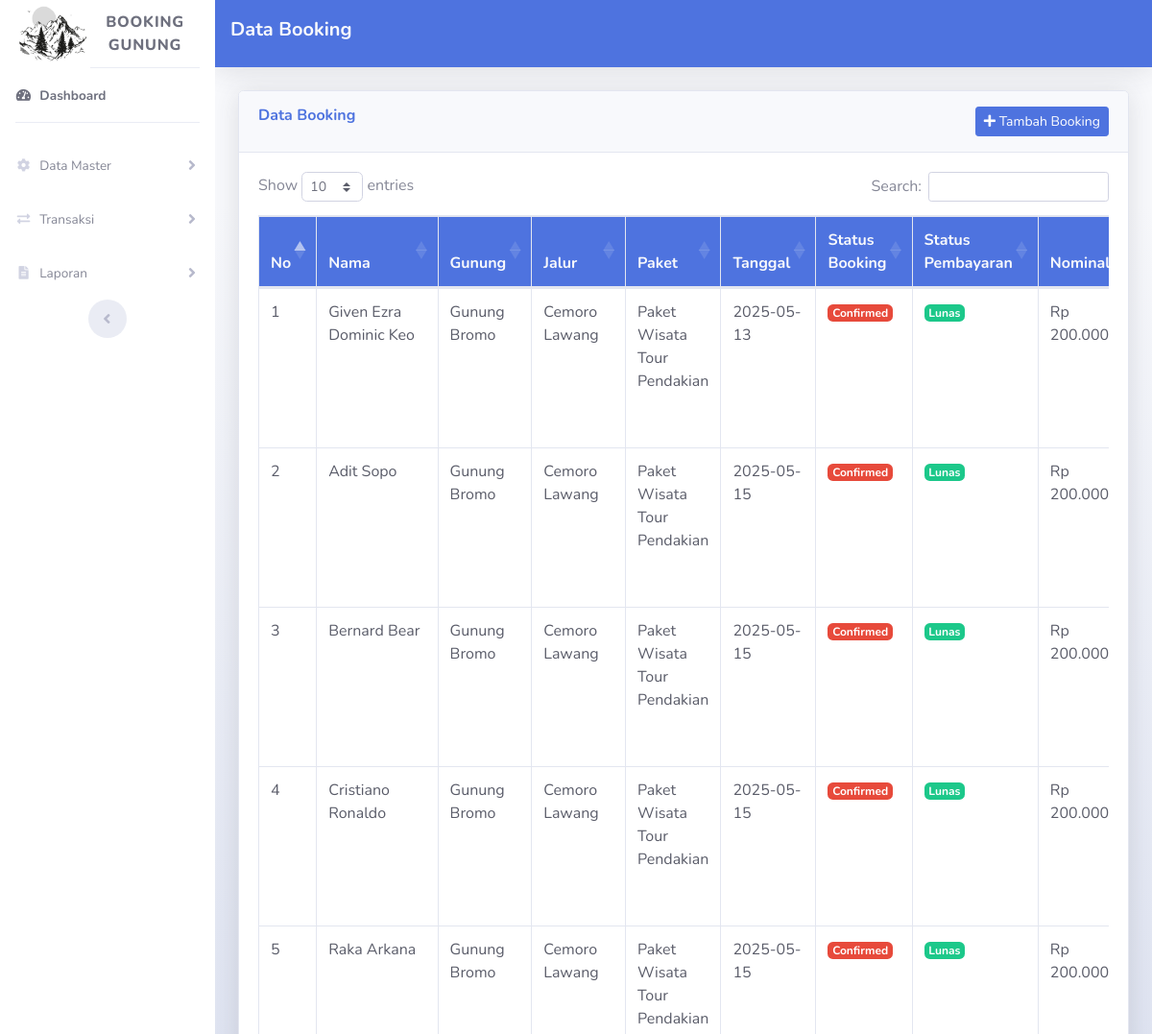
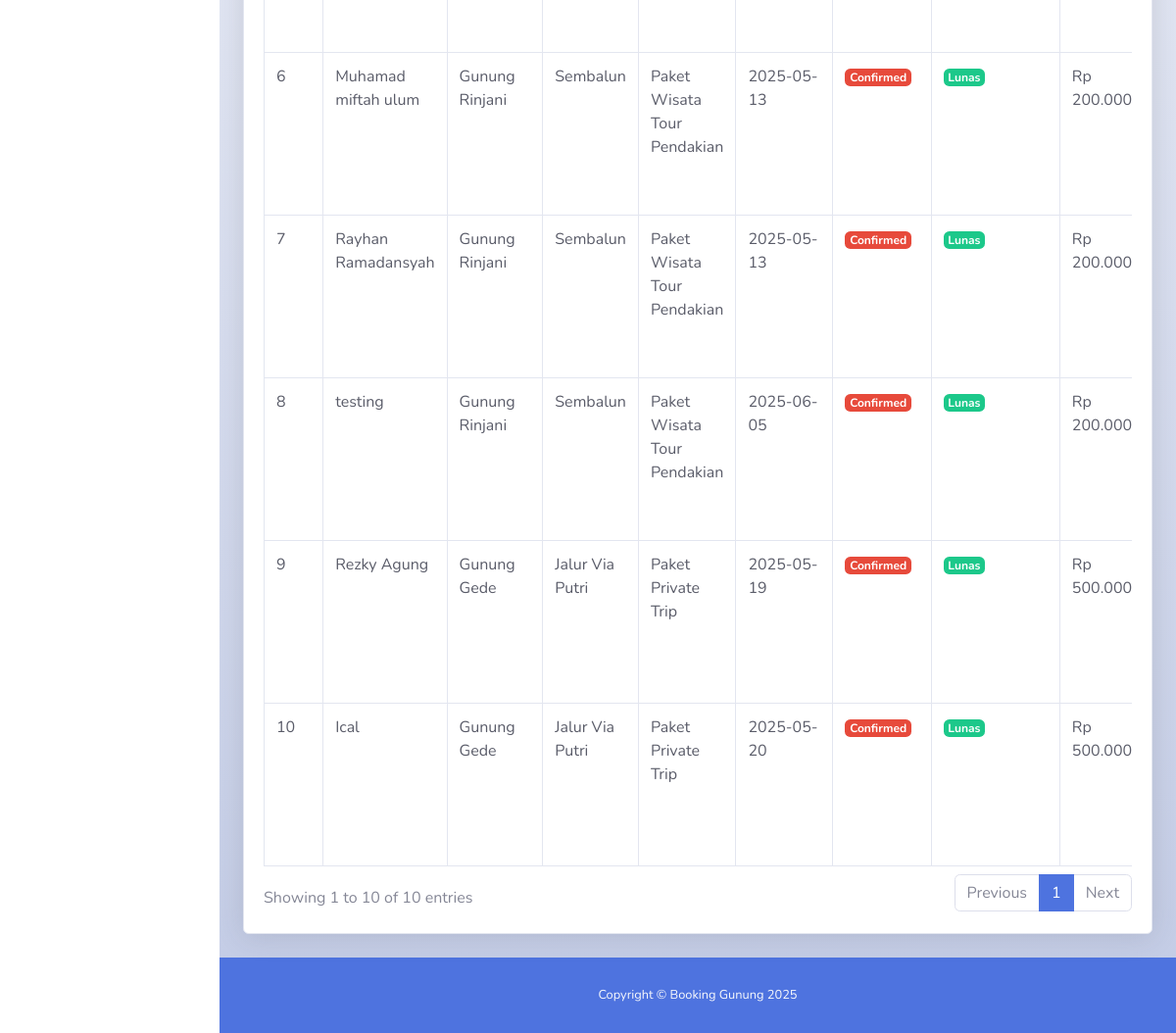
Page /data-master/daftar_transaksi.php (signed in) on the committed database (2 pictures, top to bottom).
### tables this page shows
CREATE TABLE `booking` (
  `id_booking` int(11) NOT NULL,
  `nama_pemesan` varchar(100) NOT NULL,
  `id_gunung` int(11) NOT NULL,
  `id_jalur` int(11) NOT NULL,
  `id_paket` int(11) NOT NULL,
  `tanggal_booking` date NOT NULL,
  `status` enum('Pending','Confirmed','Canceled') DEFAULT 'Pending',
  `nominal` int(11) NOT NULL,
  `created_at` timestamp NOT NULL DEFAULT current_timestamp(),
  `jumlah_orang` int(11) NOT NULL DEFAULT 1,
  `is_entered` tinyint(1) NOT NULL DEFAULT 0
);

CREATE TABLE `gunung` (
  `id` int(11) NOT NULL,
  `nama_gunung` varchar(100) NOT NULL,
  `lokasi` varchar(255) NOT NULL,
  `deskripsi` text DEFAULT NULL,
  `foto` varchar(255) DEFAULT NULL,
  `status` enum('active','inactive') DEFAULT 'active',
  `created_at` timestamp NOT NULL DEFAULT current_timestamp()
);

CREATE TABLE `jalur` (
  `id` int(11) NOT NULL,
  `id_gunung` int(11) NOT NULL,
  `nama_jalur` varchar(100) NOT NULL,
  `deskripsi` text DEFAULT NULL,
  `status` enum('aktif','nonaktif') DEFAULT 'aktif',
  `created_at` timestamp NOT NULL DEFAULT current_timestamp()
);

CREATE TABLE `paket` (
  `id` int(11) NOT NULL,
  `id_gunung` int(11) NOT NULL,
  `nama_paket` varchar(100) NOT NULL,
  `durasi_hari` int(11) NOT NULL,
  `harga` int(255) NOT NULL,
  `fasilitas` text DEFAULT NULL,
  `status` enum('aktif','nonaktif') DEFAULT 'aktif',
  `created_at` timestamp NOT NULL DEFAULT current_timestamp()
);

CREATE TABLE `payments` (
  `id` int(11) NOT NULL,
  `booking_id` int(11) NOT NULL,
  `payment_date` date NOT NULL,
  `amount` decimal(15,2) NOT NULL,
  `payment_method_id` int(11) NOT NULL,
  `payment_status` enum('Lunas','Belum Lunas','Pending') NOT NULL,
  `confirmation_date` datetime DEFAULT NULL,
  `notes` text DEFAULT NULL,
  `created_at` timestamp NOT NULL DEFAULT current_timestamp()
);

### data-master/daftar_transaksi.php (the view, shortened to what this page needs)
<?php
include '../config/koneksi.php';
?>
<!DOCTYPE html>
<html lang="en">
<head>
  <link href="../vendor/fontawesome-free/css/all.min.css" rel="stylesheet" type="text/css">
  <link href="../css/sb-admin-2.min.css" rel="stylesheet">
  <link href="https://cdn.datatables.net/1.10.20/css/dataTables.bootstrap4.min.css" rel="stylesheet">
</head>
<body id="page-top">
  <div id="wrapper">
    <?php include "side_bar.php"; ?>
    <div id="content-wrapper" class="d-flex flex-column bg-gradient-light">
      <div id="content">
        <nav class="navbar navbar-expand navbar-dark bg-primary topbar mb-4 static-top shadow">
          <h5 class="text-light font-weight-bold">Data Booking</h5>
        </nav>
        <div class="container-fluid">
          <div class="card shadow mb-4">
            <div class="card-header py-3 d-flex justify-content-between">
              <h6 class="m-0 font-weight-bold text-primary">Data Booking</h6>
              <a href="tambah-booking/booking_tambah.php" class="btn btn-sm btn-primary">
                <i class="fas fa-plus"></i> Tambah Booking
              </a>
            </div>
            <div class="card-body">
              <div class="table-responsive">
              <table class="table table-bordered" id="dataTable" width="100%" cellspacing="0">
              <thead class="bg-primary text-light align-content-center">
                <tr class="">
                  <th>No</th>
                  <th>Nama</th>
                  <th>Gunung</th>
                  <th>Jalur</th>
                  <th>Paket</th>
                  <th>Tanggal</th>
                  <th>Status Booking</th>
                  <th>Status Pembayaran</th>
                  <th>Nominal</th>
                </tr>
              </thead>
              <tbody>
                <?php
                $no = 1;
                $query = mysqli_query($conn, "SELECT booking.*, gunung.nama_gunung, jalur.nama_jalur, paket.nama_paket,
                                              payments.payment_status, payment_methods.method_name
                                              FROM booking
                                              JOIN gunung ON booking.id_gunung = gunung.id
                                              JOIN jalur ON booking.id_jalur = jalur.id
                                              JOIN paket ON booking.id_paket = paket.id
                                              LEFT JOIN payments ON booking.id_booking = payments.booking_id
                                              LEFT JOIN payment_methods ON payments.payment_method_id = payment_methods.id");
                while ($row = mysqli_fetch_assoc($query)) {
                ?>
                  <tr class="text-dark">
                    <td><?= $no++; ?></td>
                    <td><?= htmlspecialchars($row['nama_pemesan']); ?></td>
                    <td><?= htmlspecialchars($row['nama_gunung']); ?></td>
                    <td><?= htmlspecialchars($row['nama_jalur']); ?></td>
                    <td><?= htmlspecialchars($row['nama_paket']); ?></td>
                    <td><?= htmlspecialchars($row['tanggal_booking']); ?></td>
                    <td>
                      <?php if ($row['status'] == 'approved') : ?>
                        <span class="badge badge-success">Approved</span>
                      <?php elseif ($row['status'] == 'pending') : ?>
                        <span class="badge badge-warning">Pending</span>
                      <?php else : ?>
                        <span class="badge badge-danger"><?= htmlspecialchars($row['status']); ?></span>
                      <?php endif; ?>
                    </td>
                    <td>
                      <?php if ($row['payment_status'] == 'Lunas') : ?>
                        <span class="badge badge-success"><?= htmlspecialchars($row['payment_status']); ?></span>
                      <?php elseif ($row['payment_status'] == 'Belum Lunas') : ?>
                        <span class="badge badge-danger"><?= htmlspecialchars($row['payment_status']); ?></span>
                      <?php elseif ($row['payment_status'] == 'Pending') : ?>
                        <span class="badge badge-warning"><?= htmlspecialchars($row['payment_status']); ?></span>
                      <?php else : ?>
                        <span class="badge badge-secondary">Belum Dibayar</span>
                      <?php endif; ?>
                    </td>
                    <td>Rp <?= number_format($row['nominal'], 0, ',', '.'); ?></td>
                  </tr>
                <?php } ?>
              </tbody>
              </table>
              </div>
            </div>
          </div>
        </div>
      </div>
      <?php if (file_exists("footer.php")) include "footer.php"; ?>
    </div>
  </div>
</body>
</html>

### rows in the picture
booking: nama_pemesan "Given Ezra Dominic Keo", id_gunung.nama_gunung "Gunung Bromo", id_jalur.nama_jalur "Cemoro Lawang", id_paket.nama_paket "Paket Wisata Tour Pendakian", tanggal_booking "2025-05-13", status "Confirmed", payments.payment_status "Lunas", nominal "200.000"
booking: nama_pemesan "Adit Sopo", id_gunung.nama_gunung "Gunung Bromo", id_jalur.nama_jalur "Cemoro Lawang", id_paket.nama_paket "Paket Wisata Tour Pendakian", tanggal_booking "2025-05-15", status "Confirmed", payments.payment_status "Lunas", nominal "200.000"
booking: nama_pemesan "Bernard Bear", id_gunung.nama_gunung "Gunung Bromo", id_jalur.nama_jalur "Cemoro Lawang", id_paket.nama_paket "Paket Wisata Tour Pendakian", tanggal_booking "2025-05-15", status "Confirmed", payments.payment_status "Lunas", nominal "200.000"
booking: nama_pemesan "Cristiano Ronaldo", id_gunung.nama_gunung "Gunung Bromo", id_jalur.nama_jalur "Cemoro Lawang", id_paket.nama_paket "Paket Wisata Tour Pendakian", tanggal_booking "2025-05-15", status "Confirmed", payments.payment_status "Lunas", nominal "200.000"
booking: nama_pemesan "Raka Arkana", id_gunung.nama_gunung "Gunung Bromo", id_jalur.nama_jalur "Cemoro Lawang", id_paket.nama_paket "Paket Wisata Tour Pendakian", tanggal_booking "2025-05-15", status "Confirmed", payments.payment_status "Lunas", nominal "200.000"
booking: nama_pemesan "Muhamad miftah ulum", id_gunung.nama_gunung "Gunung Rinjani", id_jalur.nama_jalur "Sembalun", id_paket.nama_paket "Paket Wisata Tour Pendakian", tanggal_booking "2025-05-13", status "Confirmed", payments.payment_status "Lunas", nominal "200.000"
booking: nama_pemesan "Rayhan Ramadansyah", id_gunung.nama_gunung "Gunung Rinjani", id_jalur.nama_jalur "Sembalun", id_paket.nama_paket "Paket Wisata Tour Pendakian", tanggal_booking "2025-05-13", status "Confirmed", payments.payment_status "Lunas", nominal "200.000"
booking: nama_pemesan "testing", id_gunung.nama_gunung "Gunung Rinjani", id_jalur.nama_jalur "Sembalun", id_paket.nama_paket "Paket Wisata Tour Pendakian", tanggal_booking "2025-06-05", status "Confirmed", payments.payment_status "Lunas", nominal "200.000"
booking: nama_pemesan "Rezky Agung", id_gunung.nama_gunung "Gunung Gede", id_jalur.nama_jalur "Jalur Via Putri", id_paket.nama_paket "Paket Private Trip", tanggal_booking "2025-05-19", status "Confirmed", payments.payment_status "Lunas", nominal "500.000"
booking: nama_pemesan "Ical", id_gunung.nama_gunung "Gunung Gede", id_jalur.nama_jalur "Jalur Via Putri", id_paket.nama_paket "Paket Private Trip", tanggal_booking "2025-05-20", status "Confirmed", payments.payment_status "Lunas", nominal "500.000"
